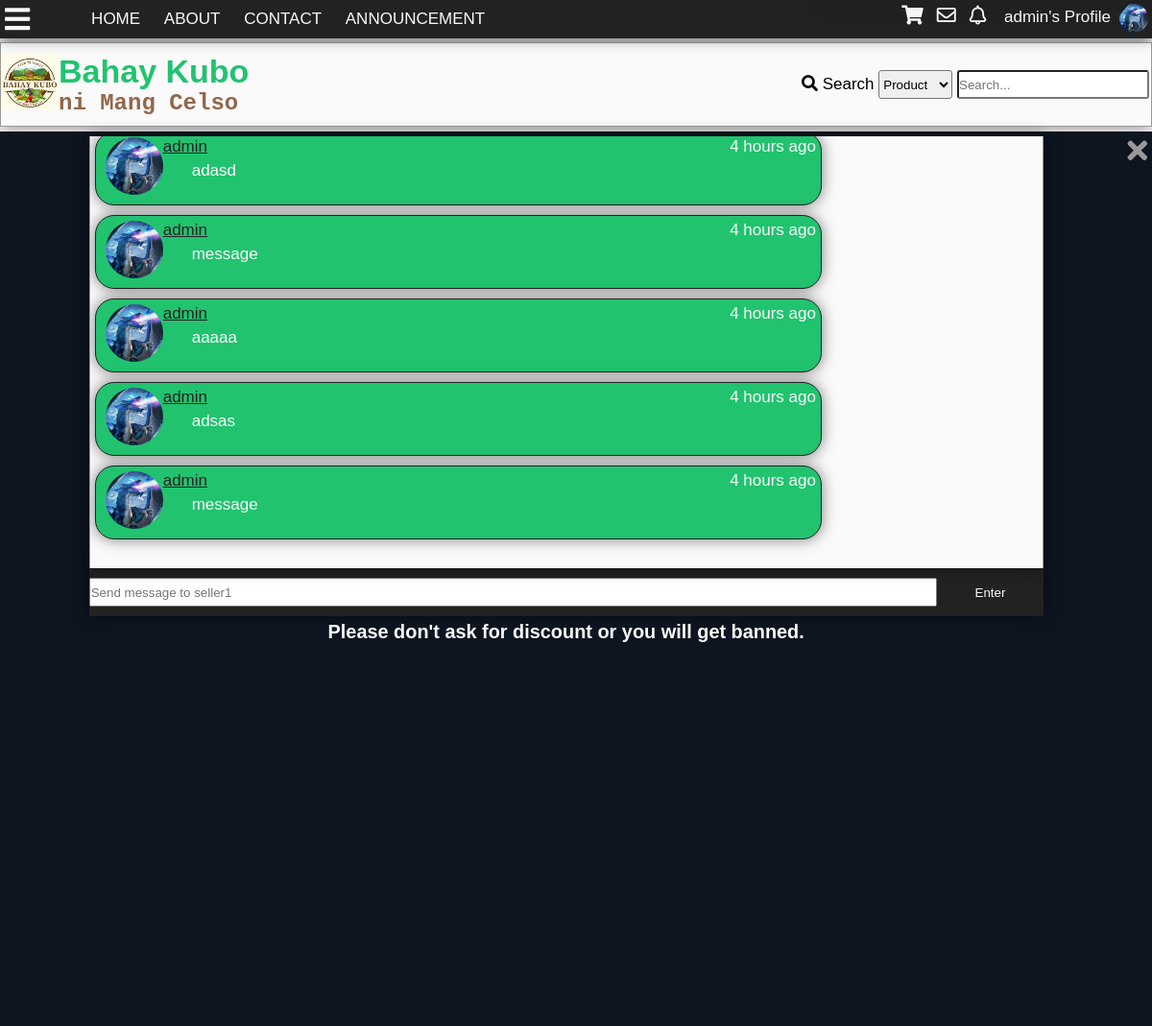
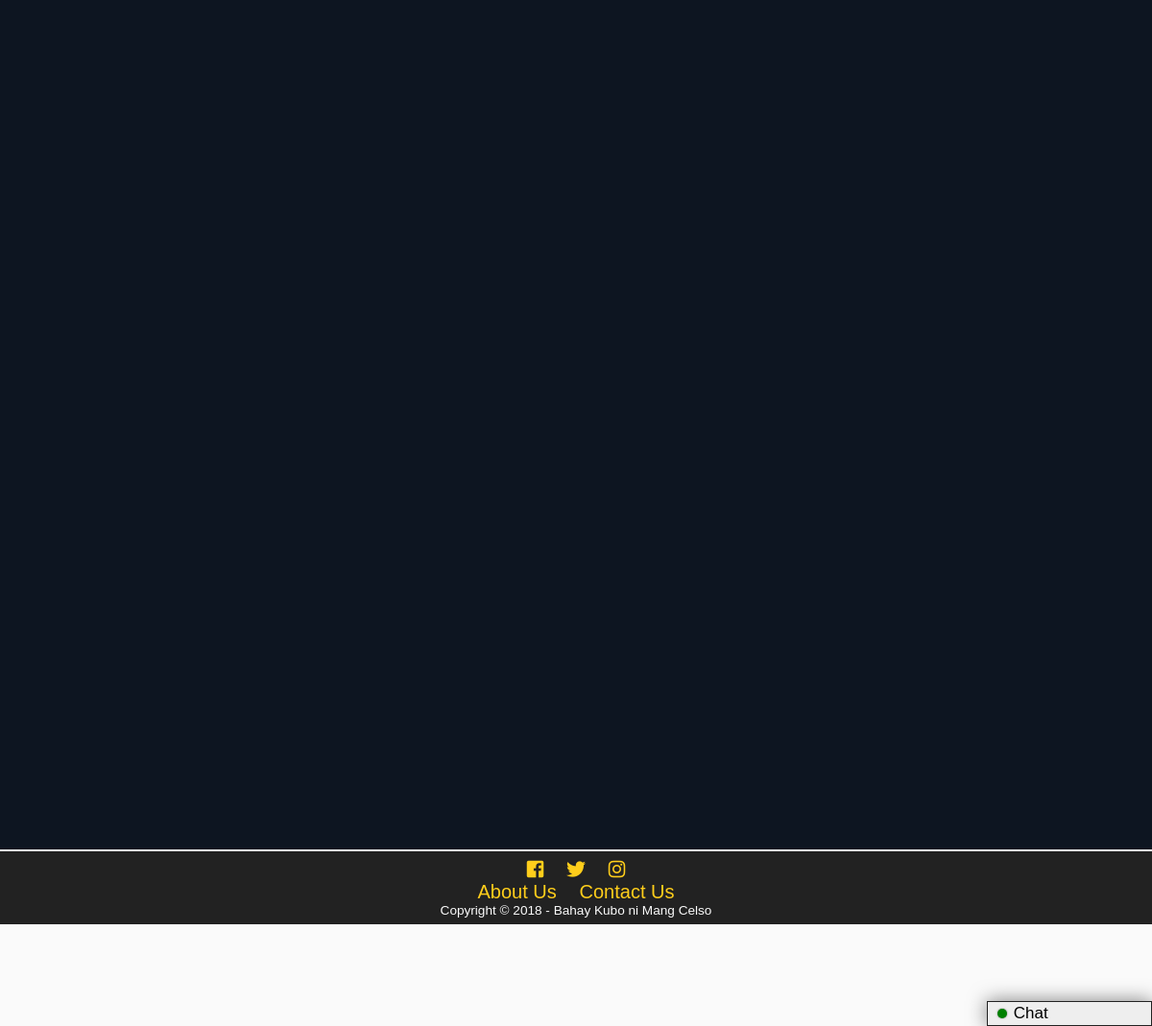
Screenshot of /inbox.php?id=2 (signed in) with the database file from the repository (2 pictures, top to bottom).
### tables this page shows
CREATE TABLE `tbluser` (
  `userid` int(11) NOT NULL,
  `username` varchar(100) NOT NULL,
  `password` varchar(100) NOT NULL,
  `firstname` varchar(100) NOT NULL,
  `middlename` varchar(100) NOT NULL,
  `lastname` varchar(100) NOT NULL,
  `birthday` varchar(20) NOT NULL,
  `datecreated` timestamp NOT NULL DEFAULT '0000-00-00 00:00:00',
  `email` varchar(100) NOT NULL,
  `phone` varchar(100) NOT NULL,
  `location` varchar(255) NOT NULL,
  `usertypeid` int(11) NOT NULL,
  `access` int(11) NOT NULL,
  `imgpath` varchar(200) NOT NULL,
  `bio` text NOT NULL,
  `is_show_email` tinyint(1) NOT NULL,
  `gender` int(11) NOT NULL,
  `lastupdate` timestamp NOT NULL DEFAULT '0000-00-00 00:00:00',
  `lastonline` timestamp NOT NULL DEFAULT '0000-00-00 00:00:00',
  `profileviews` int(11) NOT NULL
);

CREATE TABLE `tblpm` (
  `pmid` int(11) NOT NULL,
  `senderid` int(11) NOT NULL,
  `receiverid` int(11) NOT NULL,
  `message` text NOT NULL,
  `pmdate` datetime DEFAULT NULL,
  `checked` int(11) NOT NULL
);

### inbox.php (the view, shortened to what this page needs)
<?php
include'functions.php';
include'connection.php';
if(isset($_GET['id'])){
	$id=$_GET['id'];
	$sql ="SELECT username FROM tbluser WHERE userid ='$id'";
	$result = $conn->query($sql);
	$fetch = $result->fetch_object();
	$name = $fetch->username;
}else{
	die('This page doesn\'t exist.');
}
chattab();
?>
<!DOCTYPE html>
<html lang="en">
<head>
    <link rel="stylesheet" href="css/style.css">
  	<link rel="stylesheet" href="css/fontawesome-all.css">
</head>
<body onscroll="scrollOpacity()">
	<div class="main-container">
	<?php
		addheader();
	?>
		<div class="other-content">
<?php
if($id!=$_SESSION['id']){
	echo'
	<div class="closethis"><a href="inbox.php?id='.$_SESSION['id'].'"><i class="fas fa-times"></i></a></div>
	<div class="inbox-grid">
			<div class="left-inbox">
				<div class="inboxform-div">
					<form action="#" id="chatform" method="post">
						<input placeholder="Send message to '.$name.'"type="text" autocomplete="off" id="sendmsg" name="message" required>
						<button>Enter</button>
						<input type="hidden" id="hidden" name="hidden" value="'.$_GET["id"].'" />
						<input type="hidden" id="hidden2" name="hidden2" value="'.$_SESSION["id"].'" />
					</form>
				</div>
			</div>';
$id=$_SESSION['id'];
$Rquery="SELECT userid,username,imgpath FROM tbluser WHERE username='$name'";
$result=$conn->query($Rquery);
$row=$result->fetch_object();
$Rid=$row->userid;
			echo'
			<h3>Please don\'t ask for discount or you will get banned.</h3>
			<div class="right-inbox">';
$sql="SELECT senderid,username,imgpath,message,pmdate FROM tblpm
LEFT JOIN tbluser
	ON senderid=userid
WHERE (receiverid='$id' and username='$name') or (senderid='$id' and receiverid='$Rid')
";
$result=$conn->query($sql);
while($row=$result->fetch_object()){
	$Sid = $row->senderid;
	$Sname=$row->username;
	$message=$row->message;
	$imgpath=$row->imgpath;
	$date=$row->pmdate;
	if($Sid==$_SESSION['id']){
	echo '<div class="chat-me">
	<a class="sender" href="profile.php?id='.$Sid.'">
		<div class="comment-tn">
			<img src="'.$imgpath.'">
		</div>'.$Sname.'</a><span class="inbox-date">'.time_elapsed_string_chat($date).'</span><br>
	<div class="chat-div">
		<p class="inbxmsg">'.createlink(nl2br($message)).'</p>
	</div>
	</div>';
	}
}
		echo'</div>
	</div>';
}
		?>
	</div>
		<?php
			addfooter();
		?>
	</div>
</body>
</html>

### functions.php (shortened to what this page needs)
<?php
function addheader(){
	echo'<header id="main-header">
			<div class="grid-header">
				<div class="box1">
					<a href="index.php">
						<div class="logo">
							<img src="img/logo.jpg">
						</div>
						<div id="header-text">
						<h1 id="first-text">Bahay Kubo</h1><br>
							<h2 id="second-text"> ni Mang Celso</h2>
						</div>
					</a>
				</div>
				<div class="box2">';
						search_function();
				echo'</div>
				<div class="modal2">
				</div>
				<div id="search-dropdown">
				</div>
			</div>
		</header>
		<div class="subheader">
			<div class="subgrid">
				<div class="svg">
					<p class="open-slide" onclick="openSlideMenu()">
						<i class="fas fa-bars"></i>
					</p>
				</div>
				<div class="nav">
					<a id="Home" href="index.php">HOME</a>
					<a id="Home" href="about.php">ABOUT</a>
					<a id="Home" href="contact.php">CONTACT</a>
					<a id="Home" href="announcement.php">ANNOUNCEMENT</a>
				</div>
				<div class="profile-grid">';
						session_button();
				echo'</div>
			</div>
		</div>
	';
}
function addfooter(){
	echo'<footer id="main-footer">
			<div class="container">
				<a target="_blank" title="Like us on Facebook" href="https://www.facebook.com/BahayKuboniMangCelso/?ref=page_internal"><i class="fab fa-facebook-square"></i></a>
				<a target="_blank" title="Follow us on Twitter" href="https://twitter.com/"><i class="fab fa-twitter"></i></a>
				<a target="_blank" title="Follow us on Instagram" href="https://www.instagram.com/bahaykubonimangcelso/"><i class="fab fa-instagram"></i></a>
				<p><a href="about.php">About Us</a>
				<a href="contact.php">Contact Us</a>
				</p>
				<p>Copyright &copy; '.date('Y').' - <span id="company">Bahay Kubo ni Mang Celso</span></p>
			</div>
		</footer>';
}
function time_elapsed_string_chat($datetime, $full = false) {
    $now = new DateTime;
    $ago = new DateTime($datetime);
    $diff = $now->diff($ago);
    $string = array(
        'y' => 'year',
        'm' => 'month',
        'd' => 'day',
        'h' => 'hour',
        'i' => 'minute'
    );
    foreach ($string as $k => &$v) {
        if ($diff->$k) {
            $v = $diff->$k . ' ' . $v . ($diff->$k > 1 ? 's' : '');
        } else {
            unset($string[$k]);
        }
    }
    if (!$full) $string = array_slice($string, 0, 1);
    return $string ? implode(', ', $string) . ' ago' : '< 1 minute ago';
}
function createlink($string){
$url = '~(?:(https?)://([^\s<]+)|(www\.[^\s<]+?\.[^\s<]+))(?<![\.,:])~i';
$string = preg_replace($url, '<a href="$0" target="_blank" title="$0">$0</a>', $string);
return $string;
}
function session_button(){
	$conn = mysqli_connect ("localhost", "root", "", "itsproject");
	echo '<div id="top-total" onclick="showCartPanel()">';
	echo'</div>
	<div id="cart-panel"">
		<h1 onclick="hideCartPanel()" class="close-heading">Shopping Cart <i style="float:right; padding-right:10px" class="fas fa-times"></i></h1>
		<div id="shopping-cart-content"></div>
	</div>
	<i class="fas fa-shopping-cart button" onclick="showCartPanel()"></i>';
	if(isset($_SESSION['id'])){
	$id=$_SESSION['id'];
		$sql="SELECT imgpath FROM tbluser WHERE userid=".$id."";
		$result=$conn->query($sql);
		$row=$result->fetch_object();
		$tn_image=$row->imgpath;
$sql="SELECT pmid FROM tblpm WHERE receiverid='$id' AND checked=0 GROUP BY senderid";
$result=$conn->query($sql);
$count=$result->num_rows;
		echo'<a class="button" title="Check your messages" href="inbox.php?id='.$_SESSION["id"].'"><i class="far fa-envelope"></i><span id="pmnum">'.$count.'</span></a>';
$sql="SELECT notifid FROM tblnotif
	WHERE receiverid='$id' and checked=0
	";
$result=$conn->query($sql);
$count=$result->num_rows;
		echo'<a class="button" id="notifbtn" title="Check your notifications" onclick="showNotif()""><i class="far fa-bell"></i><span id="notifnum">'.$count.'</span></a>
		<a class="button" href=profile.php?id='.$_SESSION['id'].'>
		'.$_SESSION["name"].'\'s Profile<div class="top-tn"><img src="'.$tn_image.'""></div></a>';
	}else{
		echo'<div id="notifnum"></div><div id="pmnum"></div>
		<a href ="register.php" class="button"><i class="fas fa-pencil-alt"></i></i>Sign Up</a>
		<a id="modalBtn" class="button"><i class="fas fa-sign-in-alt"></i>Login</a>';
	}
}
function search_function(){
	echo'
		<form action="search.php" method="get">
			<i class="fas fa-search"></i>
			<label>Search</label>
			<select name="criteria" id="criteria">
				<option value="1">Product</option>';
			echo'<option value="2">User</option>
			</select>
			<input type="text" onkeyup="searchdropdown()" required name="search-text" placeholder="Search..." id="search-text" autocomplete="off">
		</form>
	';
}
function chattab(){
	if(isset($_SESSION['id'])){
	$id=$_SESSION['id'];
	$conn = new mysqli('localhost','root','','itsproject');
	$sql="SELECT userid,username,imgpath,lastonline FROM tblfriend
	LEFT JOIN tbluser
		ON userid=user1 or userid=user2
	WHERE (user1='$id' or user2='$id') AND accepted=2 AND userid!='$id'
 	ORDER BY lastonline DESC";
 	$result=$conn->query($sql);
		echo'
		<div id="chat-tab" onclick="showChatPanel()">
			<div class="online"></div>
			<span>Chat</span>
		</div>
		<div id="chat-modal" onclick="hideChatPanel()">
		</div>
		<div id="chat-panel">
			<div id="chat-panel-body"><h3 onclick="hideChatPanel()" class="close-heading">Chat</h3>
				<ul>';
	while($row=$result->fetch_object()){
 		$name=$row->username;
 	}
			echo'
				</ul>
			</div>
			<div id="chat-bottom">
				<form id="chat-search-form">
					<i class="fas fa-search"></i><input type="text" id="chat-search" onkeyup="searchChat()" autocomplete="off" placeholder="Search friend...">
				</form>
			</div>
		</div>';
	}
}

### rows the page displays
tbluser: imgpath (picture)
tblpm: tbluser.imgpath (picture), tbluser.username "admin", pmdate "4 hours ago", message "adasd"
tblpm: tbluser.imgpath (picture), tbluser.username "admin", pmdate "4 hours ago", message "message"
tblpm: tbluser.imgpath (picture), tbluser.username "admin", pmdate "4 hours ago", message "aaaaa"
tblpm: tbluser.imgpath (picture), tbluser.username "admin", pmdate "4 hours ago", message "adsas"
tblpm: tbluser.imgpath (picture), tbluser.username "admin", pmdate "4 hours ago", message "message"

### other values shown
$_SESSION["name"] "admin"
